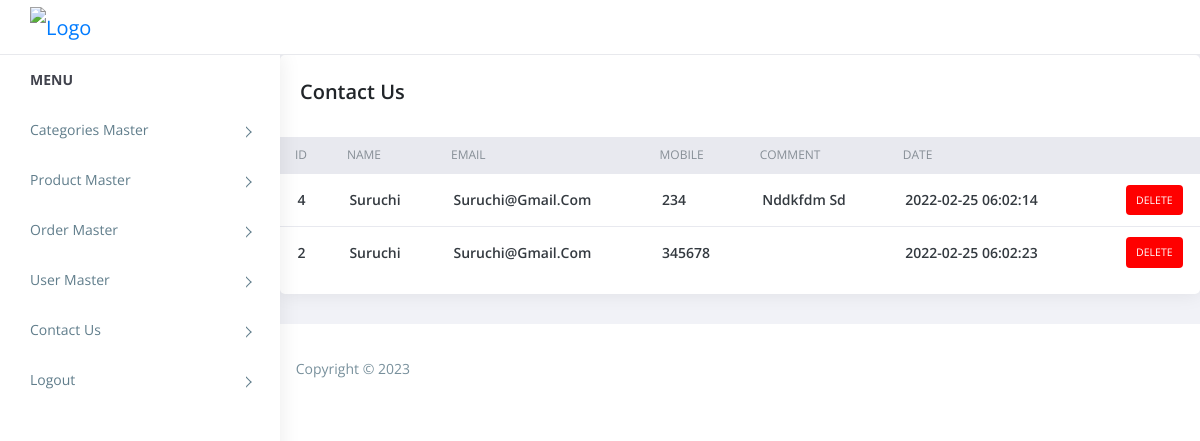
The page /contact_us.php (signed in) on the database its author committed.
### tables this page shows
CREATE TABLE `contact_us` (
  `id` int(11) NOT NULL,
  `name` varchar(255) NOT NULL,
  `email` varchar(75) NOT NULL,
  `mobile` varchar(15) NOT NULL,
  `comment` text NOT NULL,
  `added_on` datetime NOT NULL
);

### contact_us.php (the view, shortened to what this page needs)
<?php
require('top.inc.php');
$sql="select * from contact_us order by id desc";
$res=mysqli_query($con,$sql);
?>
<div class="content pb-0">
	<div class="orders">
	   <div class="row">
		  <div class="col-xl-12">
			 <div class="card">
				<div class="card-body">
				   <h4 class="box-title">Contact Us </h4>
				</div>
				<div class="card-body--">
				   <div class="table-stats order-table ov-h">
					  <table class="table ">
						 <thead>
							<tr>
							   <th>ID</th>
							   <th>Name</th>
							   <th>Email</th>
							   <th>Mobile</th>
							   <th>Comment</th>
							   <th>Date</th>
							   <th></th>
							</tr>
						 </thead>
						 <tbody>
							<?php
							while($row=mysqli_fetch_assoc($res)){?>
							<tr>
							   <td><?php echo $row['id']?></td>
							   <td><?php echo $row['name']?></td>
							   <td><?php echo $row['email']?></td>
							   <td><?php echo $row['mobile']?></td>
							   <td><?php echo $row['comment']?></td>
							   <td><?php echo $row['added_on']?></td>
							   <td>
								<?php
								echo "<span class='badge badge-delete'><a href='?type=delete&id=".$row['id']."'>Delete</a></span>";
								?>
							   </td>
							</tr>
							<?php } ?>
						 </tbody>
					  </table>
				   </div>
				</div>
			 </div>
		  </div>
	   </div>
	</div>
</div>
<?php
require('footer.inc.php');
?>

### Aassets/css/style.css (style rules this page uses)
body { display: table; font-family: open sans, sans-serif; font-size: 16px; width: 100% }
.order-table { position: relative }
.order-table tr th { background: #e8e9ef }
.order-table tr td:last-child, .order-table tr th:last-child { text-align: right }
.order-table tr:last-child td { border: none }
.order-table .badge { color: #fff; padding: 10px; text-transform: uppercase; font-weight: 400 }
.order-table .badge-delete { background: #FF0000 }
.card { margin-bottom: 1.875em; border-radius: 5px; padding: 0; border: 0 solid transparent; -webkit-box-shadow: 0 0 20px rgba(0, 0, 0, .08); box-shadow: 0 0 20px rgba(0, 0, 0, .08) }
.card .box-title { font-weight: 600; font-size: 20px; padding: 5px 0 }
.card .card-body { float: left; padding: 1.25em; position: relative; width: 100% }
.table-stats table th, .table-stats table td { border: none; border-bottom: 1px solid #e8e9ef; color: #868e96; font-size: 12px; font-weight: 400; padding: .75em 1.25em; text-transform: uppercase }
.table-stats table td { color: #343a40; font-size: 14px; font-weight: 600; text-transform: capitalize; vertical-align: middle }
.badge a { color:#fff; }

### rows shown on the page
contact_us: id "4", name "Suruchi", email "Suruchi@gmail.com", mobile "234", comment "Nddkfdm Sd", added_on "2022-02-25 06:02:14"
contact_us: id "2", name "Suruchi", email "Suruchi@gmail.com", mobile "345678", added_on "2022-02-25 06:02:23"
